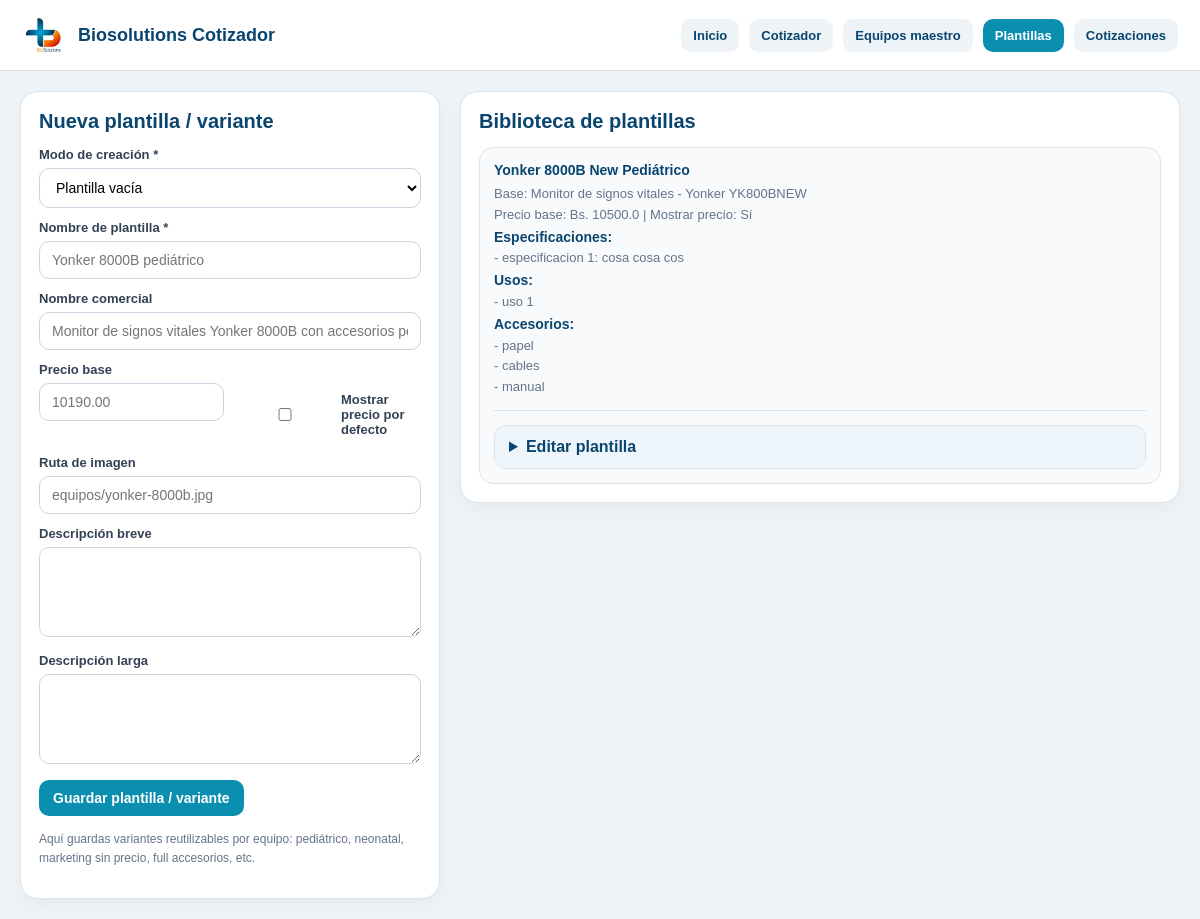
Page /plantillas on the earlier database version.
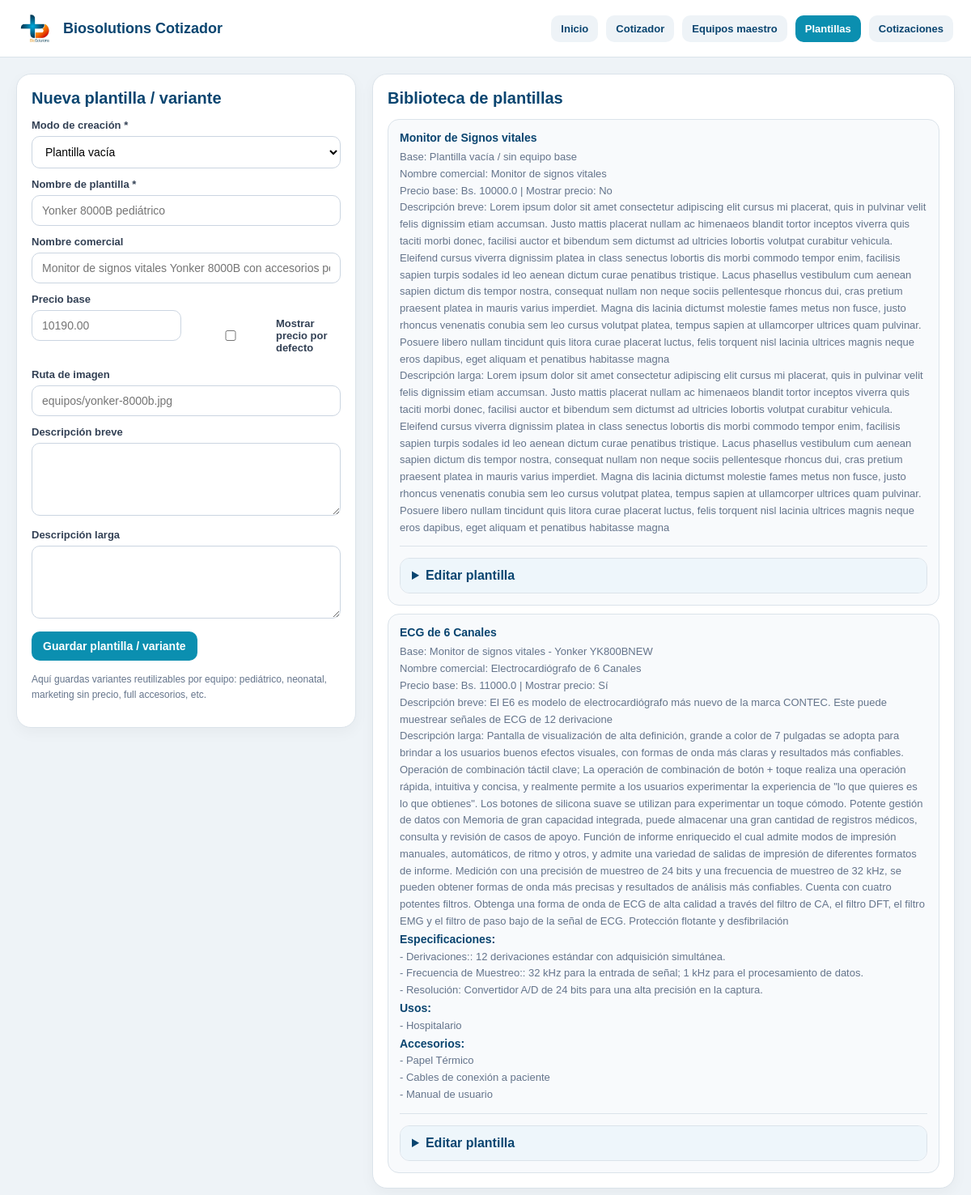
Same page on the later database version.
### tables this page shows
CREATE TABLE plantillas (
    id INTEGER PRIMARY KEY AUTOINCREMENT,
    equipo_id INTEGER,
    nombre_plantilla TEXT NOT NULL,
    nombre_comercial TEXT,
    descripcion_breve TEXT,
    descripcion_larga TEXT,
    imagen TEXT,
    precio_base REAL DEFAULT 0,
    mostrar_precio_por_defecto INTEGER DEFAULT 0,
    activo INTEGER DEFAULT 1,
    FOREIGN KEY (equipo_id) REFERENCES equipos(id) ON DELETE SET NULL
);

CREATE TABLE equipos (
    id INTEGER PRIMARY KEY AUTOINCREMENT,
    nombre TEXT NOT NULL,
    marca TEXT,
    modelo TEXT,
    origen TEXT,
    garantia_base TEXT,
    descripcion_breve TEXT,
    descripcion_larga TEXT,
    imagen TEXT,
    precio_base REAL,
    mostrar_precio_por_defecto INTEGER DEFAULT 0,
    activo INTEGER DEFAULT 1
);

CREATE TABLE plantillas_especificaciones (
    id INTEGER PRIMARY KEY AUTOINCREMENT,
    plantilla_id INTEGER NOT NULL,
    parametro TEXT,
    detalle TEXT,
    orden INTEGER DEFAULT 0,
    FOREIGN KEY (plantilla_id) REFERENCES "plantillas_old"(id) ON DELETE CASCADE
);

CREATE TABLE plantillas_usos (
    id INTEGER PRIMARY KEY AUTOINCREMENT,
    plantilla_id INTEGER NOT NULL,
    texto TEXT,
    orden INTEGER DEFAULT 0,
    FOREIGN KEY (plantilla_id) REFERENCES "plantillas_old"(id) ON DELETE CASCADE
);

CREATE TABLE plantillas_accesorios (
    id INTEGER PRIMARY KEY AUTOINCREMENT,
    plantilla_id INTEGER NOT NULL,
    texto TEXT,
    orden INTEGER DEFAULT 0,
    FOREIGN KEY (plantilla_id) REFERENCES "plantillas_old"(id) ON DELETE CASCADE
);

### app.py (the view)
@app.route("/plantillas")
def plantillas_page():
    conn = get_db_connection()
    equipos = conn.execute("""
        SELECT *
        FROM equipos
        WHERE activo = 1
        ORDER BY id DESC
    """).fetchall()
    plantillas_rows = conn.execute("""
        SELECT p.*, e.nombre AS equipo_nombre, e.marca AS equipo_marca, e.modelo AS equipo_modelo
        FROM plantillas p
        LEFT JOIN equipos e ON e.id = p.equipo_id
        WHERE p.activo = 1
        ORDER BY p.id DESC
    """).fetchall()
    plantillas = []
    for p in plantillas_rows:
        children = get_plantilla_children(conn, p["id"])
        plantilla_dict = dict(p)
        plantilla_dict["especificaciones"] = [dict(x) for x in children["especificaciones"]]
        plantilla_dict["usos"] = [dict(x) for x in children["usos"]]
        plantilla_dict["accesorios"] = [dict(x) for x in children["accesorios"]]
        plantilla_dict["ventajas"] = [dict(x) for x in children["ventajas"]]
        plantillas.append(plantilla_dict)
    conn.close()
    return render_template(
        "plantillas.html",
        equipos=equipos,
        plantillas=plantillas,
        active_page="plantillas"
    )

### app.py (called while the page is built)
def get_db_connection():
    conn = sqlite3.connect(DB_PATH, timeout=10)
    conn.row_factory = sqlite3.Row
    return conn

### templates/plantillas.html (shortened to what this page needs)
{% extends "base.html" %}
{% block content %}
<div class="page-grid">
  <section class="page-card">
    <h2>Nueva plantilla / variante</h2>
    <form method="post" action="/plantillas/nueva" id="plantillaForm">
  <div class="field">
    <label for="modo_creacion">Modo de creación *</label>
    <select id="modo_creacion" name="modo_creacion" required onchange="toggleEquipoBaseField()">
      <option value="vacia">Plantilla vacía</option>
    </select>
  </div>
  <div class="field">
    <label for="nombre_plantilla">Nombre de plantilla *</label>
    <input type="text" id="nombre_plantilla" name="nombre_plantilla" required placeholder="Yonker 8000B pediátrico">
  </div>
  <div class="field">
    <label for="nombre_comercial">Nombre comercial</label>
    <input type="text" id="nombre_comercial" name="nombre_comercial" placeholder="Monitor de signos vitales Yonker 8000B con accesorios pediátricos">
  </div>
  <div class="grid-2">
    <div class="field">
      <label for="precio_base">Precio base</label>
      <input type="text" id="precio_base" name="precio_base" placeholder="10190.00">
    </div>
    <div class="field">
      <label style="display:flex; align-items:center; gap:8px; margin-top:30px;">
        <input type="checkbox" name="mostrar_precio_por_defecto">
        Mostrar precio por defecto
      </label>
    </div>
  </div>
  <div class="field">
    <label for="plantilla_imagen">Ruta de imagen</label>
    <input type="text" id="plantilla_imagen" name="plantilla_imagen" placeholder="equipos/yonker-8000b.jpg">
  </div>
  <div class="field">
    <label for="plantilla_descripcion_breve">Descripción breve</label>
    <textarea id="plantilla_descripcion_breve" name="plantilla_descripcion_breve"></textarea>
  </div>
  <div class="field">
    <label for="plantilla_descripcion_larga">Descripción larga</label>
    <textarea id="plantilla_descripcion_larga" name="plantilla_descripcion_larga"></textarea>
  </div>
  <button type="submit" class="btn">Guardar plantilla / variante</button>
</form>
    <p class="tiny-note" style="margin-top:14px;">
      Aquí guardas variantes reutilizables por equipo: pediátrico, neonatal, marketing sin precio, full accesorios, etc.
    </p>
  </section>
  <section class="page-card">
    <h2>Biblioteca de plantillas</h2>
    {% if plantillas %}
      <div class="lib-list">
        {% for p in plantillas %}
          <div class="lib-card">
            <strong>{{ p["nombre_plantilla"] }}</strong>
            <span>
              Base:
              {% if p["equipo_nombre"] %}
                {{ p["equipo_nombre"] }}
                {% if p["equipo_marca"] %} - {{ p["equipo_marca"] }}{% endif %}
                {% if p["equipo_modelo"] %} {{ p["equipo_modelo"] }}{% endif %}
              {% else %}
                Plantilla vacía / sin equipo base
              {% endif %}
            </span>
            {% if p["nombre_comercial"] %}
              <span>Nombre comercial: {{ p["nombre_comercial"] }}</span>
            {% endif %}
            <span>
              Precio base: Bs. {{ p["precio_base"] or 0 }}
              {% if p["mostrar_precio_por_defecto"] %} | Mostrar precio: Sí{% else %} | Mostrar precio: No{% endif %}
            </span>
            {% if p["descripcion_breve"] %}
              <span>Descripción breve: {{ p["descripcion_breve"] }}</span>
            {% endif %}
            {% if p["descripcion_larga"] %}
              <span>Descripción larga: {{ p["descripcion_larga"] }}</span>
            {% endif %}
            {% if p["especificaciones"] %}
              <span><strong style="display:inline; color:#0a4570;">Especificaciones:</strong></span>
              {% for s in p["especificaciones"] %}
                <span>- {{ s["parametro"] }}: {{ s["detalle"] }}</span>
              {% endfor %}
            {% endif %}
            {% if p["usos"] %}
              <span><strong style="display:inline; color:#0a4570;">Usos:</strong></span>
              {% for u in p["usos"] %}
                <span>- {{ u["texto"] }}</span>
              {% endfor %}
            {% endif %}
            {% if p["accesorios"] %}
              <span><strong style="display:inline; color:#0a4570;">Accesorios:</strong></span>
              {% for a in p["accesorios"] %}
                <span>- {{ a["texto"] }}</span>
              {% endfor %}
            {% endif %}
            <div class="edit-card">
              <details>
                <summary>Editar plantilla</summary>
              </details>
            </div>
          </div>
        {% endfor %}
      </div>
    {% else %}
      <p class="tiny-note">No hay plantillas cargadas todavía.</p>
    {% endif %}
  </section>
</div>
{% endblock %}

### templates/base.html (shortened to what this page needs)
<!DOCTYPE html>
<html lang="es">
<head>
  <link rel="stylesheet" href="{{ url_for('static', filename='styles.css') }}?v=7" />
</head>
<body>
  <header class="topbar">
    <div class="topbar-left">
      <img src="{{ url_for('static', filename='logo_biosolutions.png') }}" alt="BioSolutions" class="topbar-logo">
      <div class="topbar-title">Biosolutions Cotizador</div>
    </div>
    <nav class="nav-links">
      <a href="{{ url_for('dashboard') }}" class="{% if active_page == 'inicio' %}active{% endif %}">Inicio</a>
      <a href="{{ url_for('cotizador') }}" class="{% if active_page == 'cotizador' %}active{% endif %}">Cotizador</a>
      <a href="{{ url_for('equipos_page') }}" class="{% if active_page == 'equipos' %}active{% endif %}">Equipos maestro</a>
      <a href="{{ url_for('plantillas_page') }}" class="{% if active_page == 'plantillas' %}active{% endif %}">Plantillas</a>
      <a href="{{ url_for('cotizaciones_page') }}" class="{% if active_page == 'cotizaciones' %}active{% endif %}">Cotizaciones</a>
    </nav>
  </header>
  <main class="page-shell">
    {% block content %}{% endblock %}
  </main>
</body>
</html>

### static/styles.css (style rules this page uses)
:root { --primary:#0b8fb0; --primary-dark:#0a4570; --accent:#f47c20; --text:#1f2937; --muted:#6b7280; --line:#dbe3ea; --soft:#f7fafc; --panel:#ffffff; --bg:#eef3f7; --danger:#dc2626; }
* { box-sizing:border-box }
body { margin:0; font-family:Arial, Helvetica, sans-serif; background:var(--bg); color:var(--text); }
.field { margin-bottom:10px; }
.field label { display:block; margin-bottom:6px; font-size:12px; color:#475569; font-weight:700; }
.field input, .field textarea { width:100%; padding:10px 11px; border:1px solid #cbd5e1; border-radius:10px; font-size:13px; font-family:inherit; background:#fff; }
.field textarea { min-height:80px; resize:vertical; line-height:1.5; }
.grid-2 { display:grid; grid-template-columns:1fr 1fr; gap:10px; }
.btn { border:none; border-radius:10px; padding:10px 12px; font-size:13px; font-weight:700; cursor:pointer; }

### templates/base.html (style rules this page uses)
.topbar { display:flex; justify-content:space-between; align-items:center; gap:16px; padding:14px 22px; background:#fff; border-bottom:1px solid #dbe3ea; position:sticky; top:0; z-index:20; }
.topbar-left { display:flex; align-items:center; gap:14px; }
.topbar-logo { height:42px; width:auto; display:block; }
.topbar-title { font-size:18px; font-weight:800; color:#0a4570; }
.nav-links { display:flex; flex-wrap:wrap; gap:10px; }
.nav-links a { text-decoration:none; padding:9px 12px; border-radius:10px; background:#eef3f7; color:#0a4570; font-weight:700; font-size:13px; }
.nav-links a.active { background:#0b8fb0; color:#fff; }
.page-shell { padding:20px; }

### templates/plantillas.html (style rules this page uses)
.page-grid { display:grid; grid-template-columns: 420px 1fr; gap:20px; align-items:start; }
.page-card { background:#fff; border:1px solid #dbe3ea; border-radius:18px; padding:18px; box-shadow:0 6px 18px rgba(0,0,0,.04); }
.page-card h2 { margin:0 0 14px; color:#0a4570; font-size:20px; }
.field { margin-bottom:12px; }
.field label { display:block; margin-bottom:6px; font-size:13px; font-weight:700; color:#334155; }
.field input, .field textarea, .field select { width:100%; padding:10px 12px; border:1px solid #cbd5e1; border-radius:10px; font-size:14px; font-family:inherit; box-sizing:border-box; background:#fff; }
.field textarea { min-height:90px; resize:vertical; }
.grid-2 { display:grid; grid-template-columns:1fr 1fr; gap:12px; }
.btn { background:#0b8fb0; color:#fff; border:none; border-radius:10px; padding:10px 14px; font-size:14px; font-weight:700; cursor:pointer; }
.lib-list { display:grid; gap:10px; }
.lib-card { border:1px solid #dbe3ea; border-radius:14px; padding:14px; background:#f8fafc; }
.lib-card strong { display:block; margin-bottom:6px; color:#0a4570; font-size:14px; }
.lib-card span { display:block; font-size:13px; color:#64748b; line-height:1.6; }
.tiny-note { font-size:12px; color:#64748b; line-height:1.6; }
.edit-card { margin-top:12px; border-top:1px solid #dbe3ea; padding-top:14px; }
.edit-card details { border:1px solid #dbe3ea; border-radius:12px; background:#fff; overflow:hidden; }
.edit-card summary { cursor:pointer; padding:12px 14px; font-weight:700; color:#0a4570; background:#eef6fb; }

Differences in the rows shown:
removed plantillas_especificaciones: parametro "especificacion 1", detalle "cosa cosa cos", shown under plantillas "Yonker"
removed plantillas_usos: texto "uso 1", shown under plantillas "Yonker"
removed plantillas_accesorios: texto "papel", shown under plantillas "Yonker"
removed plantillas_accesorios: texto "cables", shown under plantillas "Yonker"
removed plantillas_accesorios: texto "manual", shown under plantillas "Yonker"
added plantillas: nombre_plantilla "Monitor de Signos vitales", shows "Plantilla vacía / sin equipo base", nombre_comercial "Monitor de signos vitales", precio_base "10000.0", mostrar_precio_por_defecto "| Mostrar precio: No", descripcion_breve "Lorem ipsum dolor sit amet consectetur adipiscing elit cursus mi placerat, quis in pulvinar velit felis dignissim etiam accumsan. Justo mattis placerat nullam ac himenaeos blandit tortor inceptos viverra quis taciti morbi donec, facilisi auctor et bibendum sem dictumst ad ultricies lobortis volutpat curabitur vehicula. Eleifend cursus viverra dignissim platea in class senectus lobortis dis morbi commodo tempor enim, facilisis sapien turpis sodales id leo aenean dictum curae penatibus tristique. Lacus phasellus vestibulum cum aenean sapien dictum dis tempor nostra, consequat nullam non neque sociis pellentesque rhoncus dui, cras pretium praesent platea in mauris varius imperdiet. Magna dis…", descripcion_larga "Lorem ipsum dolor sit amet consectetur adipiscing elit cursus mi placerat, quis in pulvinar velit felis dignissim etiam accumsan. Justo mattis placerat nullam ac himenaeos blandit tortor inceptos viverra quis taciti morbi donec, facilisi auctor et bibendum sem dictumst ad ultricies lobortis volutpat curabitur vehicula. Eleifend cursus viverra dignissim platea in class senectus lobortis dis morbi commodo tempor enim, facilisis sapien turpis sodales id leo aenean dictum curae penatibus tristique. Lacus phasellus vestibulum cum aenean sapien dictum dis tempor nostra, consequat nullam non neque sociis pellentesque rhoncus dui, cras pretium praesent platea in mauris varius imperdiet. Magna dis…"
changed plantillas "Yonker": nombre_plantilla "Yonker 8000B New Pediátrico" → "ECG de 6 Canales"; nombre_comercial (not shown) → "Electrocardiógrafo de 6 Canales"; precio_base "10500.0" → "11000.0"; descripcion_breve (not shown) → "El E6 es modelo de electrocardiógrafo más nuevo de la marca CONTEC. Este puede muestrear señales de ECG de 12 derivacione"; descripcion_larga (not shown) → "Pantalla de visualización de alta definición, grande a color de 7 pulgadas se adopta para brindar a los usuarios buenos efectos visuales, con formas de onda más claras y resultados más confiables. Operación de combinación táctil clave; La operación de combinación de botón + toque realiza una operación rápida, intuitiva y concisa, y realmente permite a los usuarios experimentar la experiencia de \"lo que quieres es lo que obtienes\". Los botones de silicona suave se utilizan para experimentar un toque cómodo. Potente gestión de datos con Memoria de gran capacidad integrada, puede almacenar una gran cantidad de registros médicos, consulta y revisión de casos de apoyo. Función de informe…"
added plantillas_especificaciones: parametro "Derivaciones:", detalle "12 derivaciones estándar con adquisición simultánea.", shown under plantillas "Yonker"
added plantillas_especificaciones: parametro "Frecuencia de Muestreo:", detalle "32 kHz para la entrada de señal; 1 kHz para el procesamiento de datos.", shown under plantillas "Yonker"
added plantillas_especificaciones: parametro "Resolución", detalle "Convertidor A/D de 24 bits para una alta precisión en la captura.", shown under plantillas "Yonker"
added plantillas_usos: texto "Hospitalario", shown under plantillas "Yonker"
added plantillas_accesorios: texto "Papel Térmico", shown under plantillas "Yonker"
added plantillas_accesorios: texto "Cables de conexión a paciente", shown under plantillas "Yonker"
added plantillas_accesorios: texto "Manual de usuario", shown under plantillas "Yonker"
